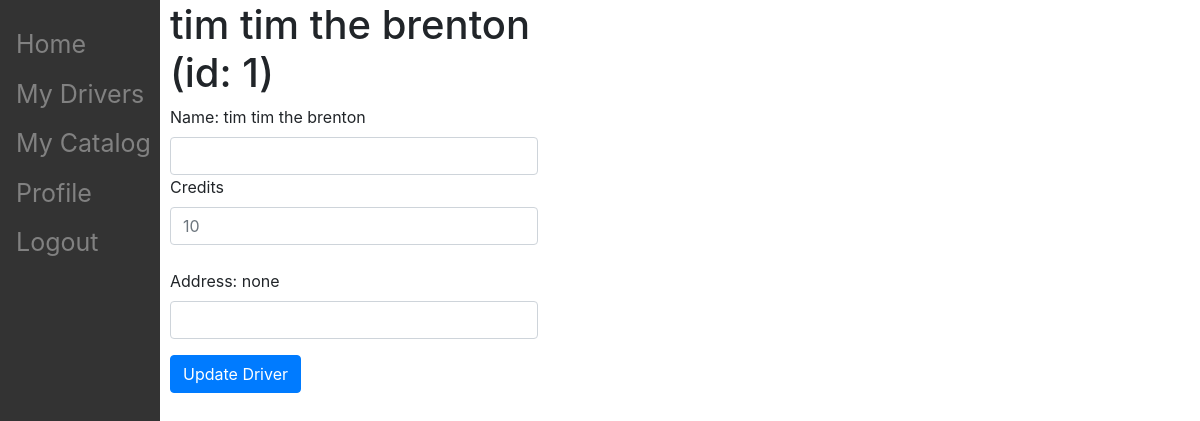
The app's page /admins/edit_driver/1 (signed in) with its own data.
### driver_app/models.py (models this page shows)
class Driver(models.Model):
  user = models.OneToOneField(CustomUser,on_delete=models.CASCADE)
  sponsor = models.ForeignKey(Sponsor, on_delete=models.CASCADE, default=None, null=True, blank=True)
  is_admin = models.BooleanField(default=False)
  phone = models.CharField(max_length=12)
  qualifications = models.CharField(max_length=500, blank=True)
  name = models.CharField(max_length=25)
  address = models.CharField(max_length=50)
  credits = models.IntegerField(default=0)
  time_with_sponsor = models.IntegerField(default=0)

### admin_app/views.py (the view, shortened to what this page needs)
# urls.py: path('edit_driver/<int:id>',views.edit_driver_view, name='my drivers'),
@login_required(login_url='/admins/login')
def edit_driver_view(request,id):
    driver_id = id
    my_driver = Driver.objects.get(id=driver_id)
    return render(request = request, template_name = 'admin_app/edit_driver.html',context={"driver":my_driver})

### admin_app/templates/admin_app/edit_driver.html (shortened to what this page needs)
{% extends 'admin_app/base.html' %}
{% block content %}
<div class="container">
    <div class="col-6">
      <H1>{{driver.name}} (id: {{driver.id}})</H1>
      <form action="/admins/edit_driver/{{driver.id}}" method="post">
        <div class="form-group">
          <label for="name">Name: {{driver.name}}</label><br>
          <input class="form-control" id="name" name="name" type="text">
          <label for="credits">Credits</label><br>
          <input class="form-control" type="number" id="credits" name="credits" placeholder={{driver.credits}}><br>
          <label for="address">Address: {{driver.address}}</label><br>
          <input class="form-control" type="text" name="address" id="address">
        </div>
        <button type="submit" class="btn btn-primary">Update Driver</button>
      </form>
    </div>
  </div>
</div>
{% endblock %}

### records on screen
Driver: name "tim tim the brenton", id "1", credits "10", address "none"
